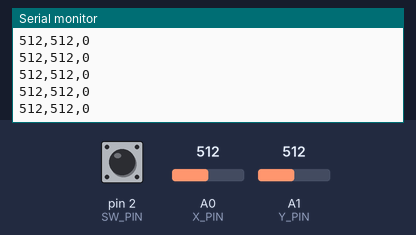
Bench run of a sketch on a simulated Arduino Uno, built with avr-gcc and run on an emulated ATmega328P. Shown: the last lines printed to the serial monitor. The test bench sets the inputs (shaded band); at power-on: A0 (X_PIN) = 512, A1 (Y_PIN) = 512, pin 2 (SW_PIN) HIGH.

Above: at 1.2 s.
1.3 s: A0 (X_PIN) set to 716
At 2.2 s:
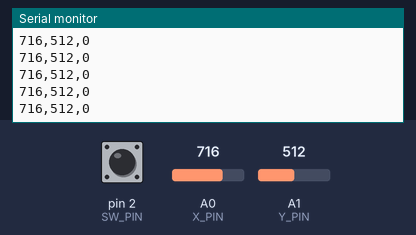
2.8 s: A1 (Y_PIN) set to 716
At 3.9 s:
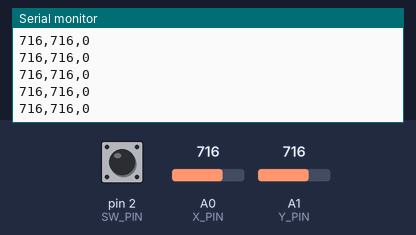
4.3 s: pin 2 (SW_PIN) pulled LOW for 0.15 s
5.9 s: A0 (X_PIN) set to 900
At 6.6 s:
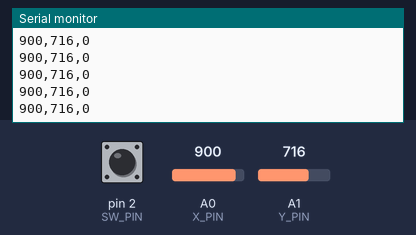
7.4 s: pin 2 (SW_PIN) pulled LOW for 1 s
At 8.3 s:
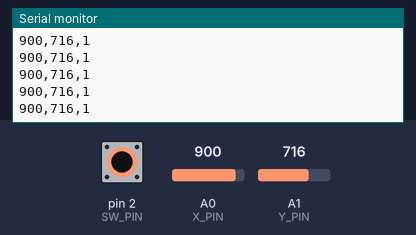
11.4 s: A1 (Y_PIN) set to 900
At 12.5 s:
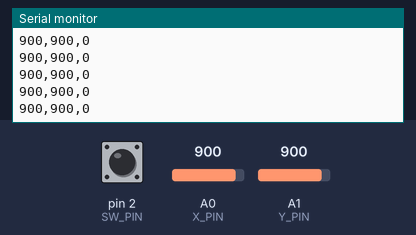
Timing chart, 0 to 13.9 s (numbered marks = the images above; inputs shaded):
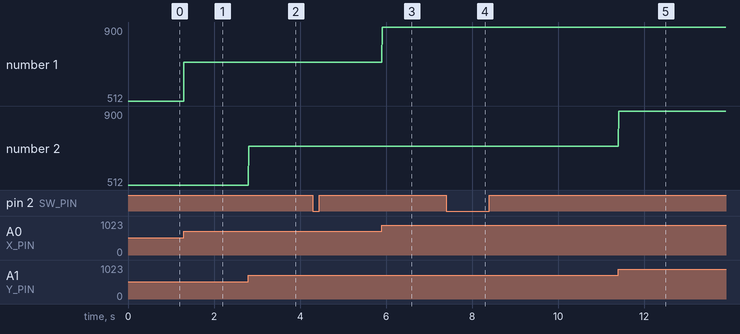

The sketch:

maze_code.ino
```cpp
const int X_PIN = A0;
const int Y_PIN = A1;
const int SW_PIN = 2;

void setup() {
  pinMode(SW_PIN, INPUT_PULLUP);
  Serial.begin(115200);
}

void loop() {
  int x = analogRead(X_PIN);
  int y = analogRead(Y_PIN);
  int b = (digitalRead(SW_PIN) == LOW) ? 1 : 0;

  Serial.print(x);
  Serial.print(",");
  Serial.print(y);
  Serial.print(",");
  Serial.println(b);

  delay(10);
}
```

Measured:
- after the input at 1.3 s, the serial monitor: prints a new line at once (image 1)
- after the input at 2.8 s, the serial monitor: prints a new line at once (image 2)
- after the input at 5.9 s, the serial monitor: prints a new line at once (image 3)
- after the input at 7.4 s, the serial monitor: prints a new line at once (image 4)
- after the input at 11.4 s, the serial monitor: prints a new line at once (image 5)
- plotted number 1: 512 → 716 after the input at 1.3 s, 716 → 900 after the input at 5.9 s
